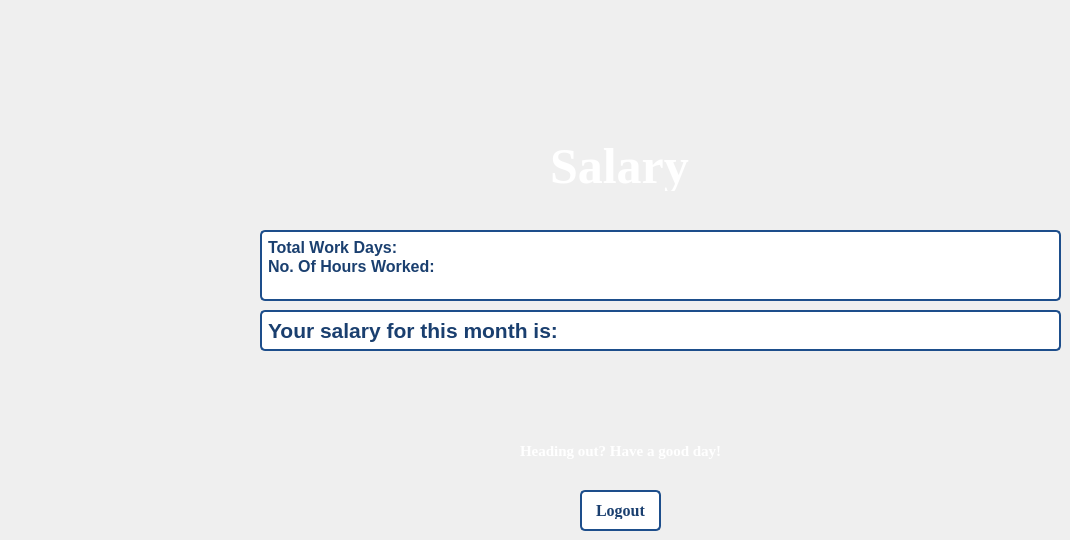
   <widget class="QWidget" name="tab_14">
    <attribute name="title">
     <string>Salary</string>
    </attribute>
    <widget class="QTextBrowser" name="textBrowser_salary2">
     <property name="geometry">
      <rect>
       <x>260</x>
       <y>310</y>
       <width>801</width>
       <height>41</height>
      </rect>
     </property>
     <property name="styleSheet">
      <string notr="true">QTextBrowser
{
background-color: rgb(255, 255, 255); 
color: rgb(26, 63, 111); 
border: 2px solid rgb(29, 78, 139);
border-radius: 5px; 
padding: 2px 2px; 
font-size: 16px;
font-weight: bold;
cursor: pointer; 
transition: background-color 0.3s ease, box-shadow 0.3s ease;
box-shadow: 0 4px 8px rgba(0, 0, 0, 0.1); 
}

</string>
     </property>
     <property name="html">
      <string>&lt;!DOCTYPE HTML PUBLIC &quot;-//W3C//DTD HTML 4.0//EN&quot; &quot;http://www.w3.org/TR/REC-html40/strict.dtd&quot;&gt;
&lt;html&gt;&lt;head&gt;&lt;meta name=&quot;qrichtext&quot; content=&quot;1&quot; /&gt;&lt;meta charset=&quot;utf-8&quot; /&gt;&lt;style type=&quot;text/css&quot;&gt;
p, li { white-space: pre-wrap; }
hr { height: 1px; border-width: 0; }
li.unchecked::marker { content: &quot;\2610&quot;; }
li.checked::marker { content: &quot;\2612&quot;; }
&lt;/style&gt;&lt;/head&gt;&lt;body style=&quot; font-family:'Segoe UI'; font-size:16px; font-weight:700; font-style:normal;&quot;&gt;
&lt;p style=&quot; margin-top:0px; margin-bottom:0px; margin-left:0px; margin-right:0px; -qt-block-indent:0; text-indent:0px;&quot;&gt;&lt;span style=&quot; font-family:'Georgia'; font-size:16pt;&quot;&gt;Your salary for this month is:&lt;/span&gt;&lt;/p&gt;&lt;/body&gt;&lt;/html&gt;</string>
     </property>
    </widget>
    <widget class="QTextBrowser" name="textBrowser_salary">
     <property name="geometry">
      <rect>
       <x>260</x>
       <y>230</y>
       <width>801</width>
       <height>71</height>
      </rect>
     </property>
     <property name="styleSheet">
      <string notr="true">QTextBrowser
{
background-color: rgb(255, 255, 255); 
color: rgb(26, 63, 111); 
border: 2px solid rgb(29, 78, 139);
border-radius: 5px; 
padding: 2px 2px; 
font-size: 16px;
font-weight: bold;
cursor: pointer; 
transition: background-color 0.3s ease, box-shadow 0.3s ease;
box-shadow: 0 4px 8px rgba(0, 0, 0, 0.1); 
}

</string>
     </property>
     <property name="html">
      <string>&lt;!DOCTYPE HTML PUBLIC &quot;-//W3C//DTD HTML 4.0//EN&quot; &quot;http://www.w3.org/TR/REC-html40/strict.dtd&quot;&gt;
&lt;html&gt;&lt;head&gt;&lt;meta name=&quot;qrichtext&quot; content=&quot;1&quot; /&gt;&lt;meta charset=&quot;utf-8&quot; /&gt;&lt;style type=&quot;text/css&quot;&gt;
p, li { white-space: pre-wrap; }
hr { height: 1px; border-width: 0; }
li.unchecked::marker { content: &quot;\2610&quot;; }
li.checked::marker { content: &quot;\2612&quot;; }
&lt;/style&gt;&lt;/head&gt;&lt;body style=&quot; font-family:'Segoe UI'; font-size:16px; font-weight:700; font-style:normal;&quot;&gt;
&lt;p style=&quot; margin-top:0px; margin-bottom:0px; margin-left:0px; margin-right:0px; -qt-block-indent:0; text-indent:0px;&quot;&gt;&lt;span style=&quot; font-family:'Georgia'; font-size:16px;&quot;&gt;Total Work Days:&lt;/span&gt;&lt;/p&gt;
&lt;p style=&quot; margin-top:0px; margin-bottom:0px; margin-left:0px; margin-right:0px; -qt-block-indent:0; text-indent:0px;&quot;&gt;&lt;span style=&quot; font-family:'Georgia'; font-size:16px;&quot;&gt;No. Of Hours Worked:&lt;/span&gt;&lt;/p&gt;&lt;/body&gt;&lt;/html&gt;</string>
     </property>
    </widget>
    <widget class="QLabel" name="label_26">
     <property name="geometry">
      <rect>
       <x>550</x>
       <y>140</y>
       <width>191</width>
       <height>51</height>
      </rect>
     </property>
     <property name="font">
      <font>
       <family>Georgia</family>
       <pointsize>-1</pointsize>
       <bold>true</bold>
      </font>
     </property>
     <property name="styleSheet">
      <string notr="true">QLabel {
color: rgb(255, 255, 255);
font-size: 50px; 
font-weight: bold;
}

QLabel {
text-shadow: 1px 1px 2px rgb(12, 29, 52); 
}
</string>
     </property>
     <property name="text">
      <string>Salary</string>
     </property>
    </widget>
    <widget class="QLabel" name="label">
     <property name="geometry">
      <rect>
       <x>520</x>
       <y>440</y>
       <width>221</width>
       <height>21</height>
      </rect>
     </property>
     <property name="font">
      <font>
       <family>Times New Roman</family>
       <pointsize>-1</pointsize>
       <bold>true</bold>
      </font>
     </property>
     <property name="styleSheet">
      <string notr="true">QLabel {
color: rgb(255, 255, 255);
font-size: 15px; 
font-weight: bold;
}

QLabel {
text-shadow: 2px rgb(12, 29, 52); 
}

</string>
     </property>
     <property name="text">
      <string>Heading out? Have a good day!</string>
     </property>
    </widget>
    <widget class="QPushButton" name="pushButton">
     <property name="geometry">
      <rect>
       <x>580</x>
       <y>490</y>
       <width>81</width>
       <height>41</height>
      </rect>
     </property>
     <property name="font">
      <font>
       <family>Times New Roman</family>
       <pointsize>-1</pointsize>
       <bold>true</bold>
      </font>
     </property>
     <property name="styleSheet">
      <string notr="true">QPushButton 
{
background-color: rgb(255, 255, 255); 
color: rgb(26, 63, 111); 
border: 2px solid rgb(29, 78, 139);
border-radius: 5px; 
padding: 10px 10px; 
font-size: 16px;
font-weight: bold;
cursor: pointer; 
transition: background-color 0.3s ease, box-shadow 0.3s ease;
}
QPushButton:hover 
{
background-color: rgb(219, 235, 255); 
box-shadow: 0 4px 8px rgba(0, 0, 0, 0.1); 
}
QPushButton:pressed 
{
background-color: rgb(45, 108, 190); 
color: rgb(255, 255, 255);
box-shadow: 0 2px 4px rgba(0, 0, 0, 0.1); 
}
</string>
     </property>
     <property name="text">
      <string>Logout</string>
     </property>
    </widget>
    <widget class="QLabel" name="labelGif">
     <property name="geometry">
      <rect>
       <x>420</x>
       <y>80</y>
       <width>121</width>
       <height>101</height>
      </rect>
     </property>
     <property name="text">
      <string/>
     </property>
    </widget>
   </widget>
